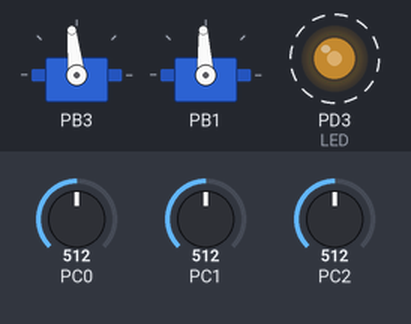
This program was run on a simulated ATmega328P, built with avr-gcc and emulated at 16 MHz. On the bench: 2 × servo, output pins drawn as LEDs (lit = HIGH). Dashed ring = blinking. The inputs (shaded band) are chosen by the test bench; at power-on: PC2 = 512, PC0 = 512, PC1 = 512. Servo pulses on a pin are drawn as a servo (544–2400 µs = 0–180°); pins used as bus, display or sensor lines are not drawn.

Above: at 1.2 s.
1.3 s: PC2 set to 530
4.3 s: PC2 set to 547
At 4.6 s:
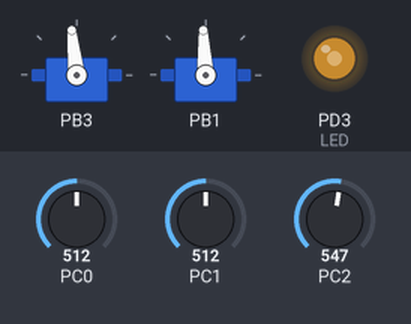
7.3 s: PC0 set to 716
At 7.48 s:
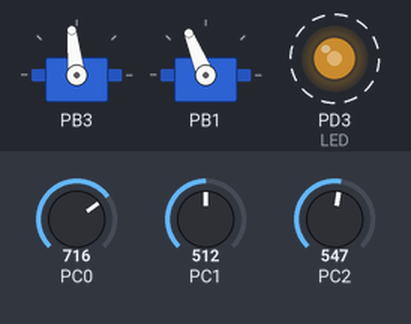
10.3 s: PC1 set to 716
At 10.52 s:
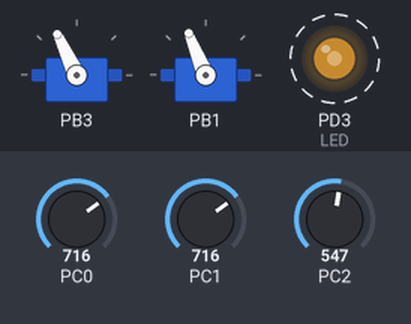
13.3 s: PC2 set to 306
16.3 s: PC0 set to 1010
At 17.1 s:
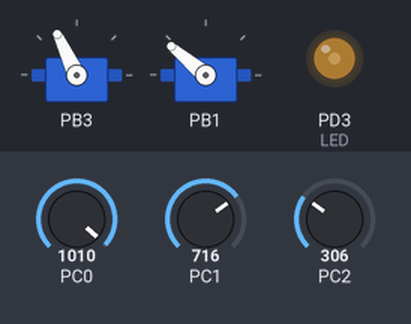
Timing chart, 0 to 18.8 s (numbered marks = the images above; inputs shaded):
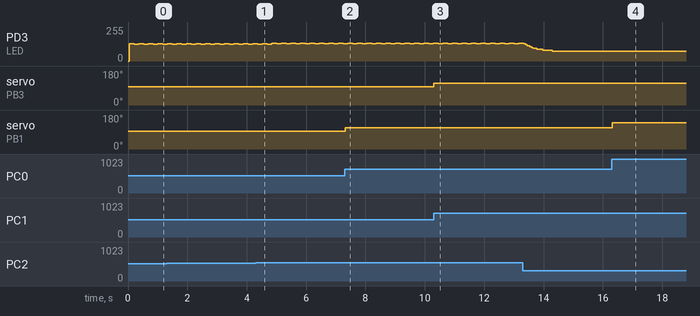

The program:

main.c
```c
#define F_CPU 16000000UL             // Le dice al compilador que el micro trabaja a 16 MHz

#include <avr/io.h>                  // Trae los registros y puertos del AVR
#include <avr/interrupt.h>           // Permite habilitar interrupciones globales
#include <util/delay.h>              // Permite usar retardos como _delay_ms
#include <stdint.h>                  // Permite usar tipos enteros de tamaño fijo
#include "pwm1_servo.h"              // Incluye la librería propia del servo 1
#include "pwm2_servo.h"              // Incluye la librería propia del servo 2
#include "pwm3_led.h"                // Incluye la librería propia del LED con PWM manual

void ADC_init(void);                 // Declara la rutina que configura el ADC
uint16_t ADC_read(uint8_t canal);    // Declara la rutina que lee un canal analógico
uint16_t ADC_read_avg(uint8_t canal); // Declara la rutina que promedia varias lecturas del ADC
uint16_t abs_diff(uint16_t a, uint16_t b); // Declara la rutina que calcula diferencia absoluta

int main(void)                       // Aquí comienza el programa principal
{
	uint16_t vl0 = 0;                // Guardará la lectura filtrada del potenciómetro conectado a A0
	uint16_t vl1 = 0;                // Guardará la lectura filtrada del potenciómetro conectado a A1
	uint16_t vl2 = 0;                // Guardará la lectura filtrada del potenciómetro conectado a A2

	uint16_t an0 = 0;                // Guarda el valor anterior aceptado para el servo 1
	uint16_t an1 = 0;                // Guarda el valor anterior aceptado para el servo 2
	uint16_t an2 = 0;                // Guarda el valor anterior aceptado para el LED

	uint16_t fl2 = 0;                // Guarda un valor suavizado extra para el LED
	uint8_t cd2 = 0;                 // Este contador hará que el LED se actualice un poco más lento

	ADC_init();                      // Primero deja configurado el ADC
	PWM1_servo_init();               // Después deja listo el PWM1 para el servo 1
	PWM2_servo_init();               // Luego deja listo el PWM2 para el servo 2
	PWM3_led_init();                 // Después deja listo el PWM manual para el LED

	sei();                           // Habilita las interrupciones globales para que el Timer0 trabaje

	an0 = ADC_read_avg(0);           // Toma una lectura inicial estable para el servo 1
	an1 = ADC_read_avg(1);           // Toma una lectura inicial estable para el servo 2
	fl2 = ADC_read_avg(2);           // Toma una lectura inicial estable para el LED
	an2 = fl2;                       // Hace que el valor anterior del LED arranque desde el filtrado inicial

	PWM1_servo_set_from_adc(an0);    // Coloca el servo 1 en una posición inicial estable
	PWM2_servo_set_from_adc(an1);    // Coloca el servo 2 en una posición inicial estable
	PWM3_led_set_from_adc(an2);      // Coloca el LED en un brillo inicial estable

	while (1)                        // Entra en un ciclo infinito para que el sistema nunca se detenga
	{
		vl0 = ADC_read_avg(0);       // Lee A0 varias veces y promedia para reducir ruido
		vl1 = ADC_read_avg(1);       // Lee A1 varias veces y promedia para reducir ruido
		vl2 = ADC_read_avg(2);       // Lee A2 varias veces y promedia para reducir ruido

		if (abs_diff(vl0, an0) > 10) // Solo actualiza el servo 1 si el cambio ya es suficientemente grande
		{
			an0 = vl0;               // Guarda el nuevo valor aceptado del servo 1
			PWM1_servo_set_from_adc(an0); // Actualiza la posición del servo 1
		}

		if (abs_diff(vl1, an1) > 10) // Solo actualiza el servo 2 si el cambio ya es suficientemente grande
		{
			an1 = vl1;               // Guarda el nuevo valor aceptado del servo 2
			PWM2_servo_set_from_adc(an1); // Actualiza la posición del servo 2
		}

		cd2++;                       // Aumenta el contador que controla cada cuánto se refresca el LED

		if (cd2 >= 4)                // Hace que el LED se actualice más seguido para responder más rápido
		{
			cd2 = 0;                 // Reinicia el contador para comenzar otra espera

			fl2 = (fl2 * 7 + vl2) / 8; // Suaviza el valor del LED, pero con menos filtro para que reaccione antes

			if (abs_diff(fl2, an2) > 8) // Solo actualiza el LED si el cambio ya es suficientemente apreciable
			{
				an2 = fl2;           // Guarda el nuevo valor aceptado del LED
				PWM3_led_set_from_adc(an2); // Actualiza el brillo del LED
			}
		}

		_delay_ms(10);               // Da una pequeña pausa para no refrescar exageradamente rápido
	}
}

void ADC_init(void)                  // Esta rutina deja listo el módulo ADC
{
	ADMUX = 0;                       // Limpia la configuración previa del multiplexor ADC
	ADCSRA = 0;                      // Limpia la configuración previa del control ADC

	ADMUX |= (1 << REFS0);           // Selecciona AVcc como referencia del ADC

	ADCSRA |= (1 << ADEN);           // Enciende el ADC para permitir conversiones
	ADCSRA |= (1 << ADPS2) | (1 << ADPS1) | (1 << ADPS0); // Coloca prescaler 128 para un rango seguro de trabajo
}

uint16_t ADC_read(uint8_t canal)     // Esta rutina lee un canal analógico y devuelve su valor
{
	ADMUX &= 0xF0;                   // Limpia solo los bits del canal sin tocar la referencia
	ADMUX |= (canal & 0x0F);         // Coloca el canal que queremos leer

	ADCSRA |= (1 << ADSC);           // Inicia la conversión analógica digital

	while (ADCSRA & (1 << ADSC));    // Espera hasta que la conversión termine

	return ADC;                      // Devuelve el valor final de 10 bits
}

uint16_t ADC_read_avg(uint8_t canal) // Esta rutina lee varias veces el ADC y devuelve un promedio
{
	uint32_t sm = 0;                 // Aquí se acumulan las lecturas para luego promediarlas

	sm += ADC_read(canal);           // Primera lectura del canal
	sm += ADC_read(canal);           // Segunda lectura del canal
	sm += ADC_read(canal);           // Tercera lectura del canal
	sm += ADC_read(canal);           // Cuarta lectura del canal

	return (uint16_t)(sm / 4);       // Devuelve el promedio de las 4 lecturas
}

uint16_t abs_diff(uint16_t a, uint16_t b) // Esta rutina calcula la diferencia absoluta entre dos valores
{
	if (a > b)                       // Si el primer valor es mayor
	{
		return a - b;                // Devuelve la resta en ese orden
	}
	else                             // Si el segundo valor es mayor o igual
	{
		return b - a;                // Devuelve la resta en el orden contrario
	}
}
```

pwm1_servo.c
```c
#include "pwm1_servo.h"              // Incluye el header de la librería propia del servo 1

void PWM1_servo_init(void)           // Aquí configuramos el Timer1 para controlar el servo 1
{
	DDRB |= (1 << DDB1);             // Pone PB1 como salida, que en Arduino Nano corresponde a D9

	TCCR1A = 0;                      // Limpia la configuración previa del Timer1 parte A
	TCCR1B = 0;                      // Limpia la configuración previa del Timer1 parte B

	TCCR1A |= (1 << COM1A1);         // Hace que OC1A trabaje en modo no invertido para sacar el PWM por D9
	TCCR1A |= (1 << WGM11);          // Activa parte del modo Fast PWM en Timer1
	TCCR1B |= (1 << WGM12) | (1 << WGM13); // Completa el modo Fast PWM usando ICR1 como tope

	TCCR1B |= (1 << CS11);           // Coloca prescaler 8 para lograr un periodo útil para servo

	ICR1 = 39999;                    // Fija un periodo de 20 ms, que equivale a 50 Hz para el servo
	OCR1A = 3000;                    // Deja el servo 1 arrancando cerca del centro con 1500 us
}

void PWM1_servo_set_pulse_us(uint16_t us) // Esta rutina convierte microsegundos en cuentas de Timer1
{
	uint16_t tk = 0;                 // Aquí guardaremos cuántos ticks necesita el pulso

	if (us < 1000)                  // Si el pulso pedido es menor al mínimo seguro
	{
		us = 1000;                  // Lo limitamos al valor mínimo
	}

	if (us > 2000)                  // Si el pulso pedido es mayor al máximo seguro
	{
		us = 2000;                  // Lo limitamos al valor máximo
	}

	tk = us * 2;                    // Convierte microsegundos a ticks porque en Timer1 cada tick vale 0.5 us
	OCR1A = tk;                     // Carga ese valor al registro que controla el ancho del pulso en D9
}

void PWM1_servo_set_from_adc(uint16_t adc_value) // Esta rutina convierte una lectura ADC en pulso para el servo 1
{
	uint16_t ps = 0;                // Aquí guardaremos el pulso final en microsegundos

	ps = 1000 + ((uint32_t)adc_value * 1000UL) / 1023UL; // Mapea el rango 0-1023 del ADC a 1000-2000 us
	PWM1_servo_set_pulse_us(ps);    // Manda ese pulso ya calculado al servo 1
}
```

pwm1_servo.h
```c
#ifndef PWM1_SERVO_H_                // Evita que este header se incluya dos veces por error
#define PWM1_SERVO_H_                // Marca de protección del archivo

#include <avr/io.h>                  // Trae los registros del microcontrolador
#include <stdint.h>                  // Permite usar tipos como uint16_t

void PWM1_servo_init(void);          // Declara la rutina que configura el PWM1 para el servo 1
void PWM1_servo_set_pulse_us(uint16_t us); // Declara la rutina que fija el pulso del servo 1 en microsegundos
void PWM1_servo_set_from_adc(uint16_t adc_value); // Declara la rutina que convierte una lectura ADC en pulso para el servo 1

#endif                               // Cierra la protección del archivo
```

pwm2_servo.c
```c
#include "pwm2_servo.h"              // Incluye el header de la librería propia del servo 2

void PWM2_servo_init(void)           // Aquí configuramos el Timer2 para controlar el servo 2
{
	DDRB |= (1 << DDB3);             // Pone PB3 como salida, que en Arduino Nano corresponde a D11

	TCCR2A = 0;                      // Limpia la configuración previa del Timer2 parte A
	TCCR2B = 0;                      // Limpia la configuración previa del Timer2 parte B

	TCCR2A |= (1 << COM2A1);         // Hace que OC2A trabaje en modo no invertido para sacar PWM por D11
	TCCR2A |= (1 << WGM20) | (1 << WGM21); // Pone Timer2 en Fast PWM con tope fijo de 255

	TCCR2B |= (1 << CS22) | (1 << CS21) | (1 << CS20); // Usa prescaler 1024 para bajar la frecuencia y acercarla a la del servo

	OCR2A = 23;                      // Deja el servo 2 con un valor inicial aproximado al centro
}

void PWM2_servo_set_pulse_us(uint16_t us) // Esta rutina adapta microsegundos a la escala más limitada del Timer2
{
	uint8_t tk = 0;                 // Aquí guardaremos el valor final que irá a OCR2A

	if (us < 1000)                 // Si el pulso pedido es menor al mínimo útil
	{
		us = 1000;                 // Lo fijamos al mínimo
	}

	if (us > 2000)                 // Si el pulso pedido es mayor al máximo útil
	{
		us = 2000;                 // Lo fijamos al máximo
	}

	tk = (uint8_t)(us / 64);       // Convierte microsegundos a pasos de Timer2, donde cada paso vale aprox 64 us

	if (tk < 16)                   // Si quedó por debajo del rango útil
	{
		tk = 16;                   // Lo sujetamos al límite inferior
	}

	if (tk > 31)                   // Si quedó por encima del rango útil
	{
		tk = 31;                   // Lo sujetamos al límite superior
	}

	OCR2A = tk;                    // Carga ese valor al registro que controla el PWM del servo 2 por D11
}

void PWM2_servo_set_from_adc(uint16_t adc_value) // Esta rutina convierte una lectura ADC en pulso para el servo 2
{
	uint16_t ps = 0;               // Aquí guardaremos el pulso final en microsegundos

	ps = 1000 + ((uint32_t)adc_value * 1000UL) / 1023UL; // Mapea el rango 0-1023 del ADC a 1000-2000 us
	PWM2_servo_set_pulse_us(ps);   // Manda ese pulso ya adaptado al servo 2
}
```

pwm2_servo.h
```c
#ifndef PWM2_SERVO_H_                // Evita que este header se incluya dos veces por error
#define PWM2_SERVO_H_                // Marca de protección del archivo

#include <avr/io.h>                  // Trae los registros del microcontrolador
#include <stdint.h>                  // Permite usar tipos como uint16_t

void PWM2_servo_init(void);          // Declara la rutina que configura el PWM2 para el servo 2
void PWM2_servo_set_pulse_us(uint16_t us); // Declara la rutina que fija el pulso del servo 2 en microsegundos
void PWM2_servo_set_from_adc(uint16_t adc_value); // Declara la rutina que convierte una lectura ADC en pulso para el servo 2

#endif                               // Cierra la protección del archivo
```

pwm3_led.c
```c
#include "pwm3_led.h"                // Incluye el header de la librería propia del LED
#include <avr/interrupt.h>           // Permite usar interrupciones y la rutina ISR

volatile uint8_t ct3 = 0;            // Lleva la cuenta interna de pasos dentro del periodo PWM
volatile uint8_t dc3 = 0;            // Guarda el duty cycle pedido en porcentaje
volatile uint8_t pd3 = 0;            // Guarda el duty cycle convertido a pasos reales del PWM

void PWM3_led_init(void)             // Esta rutina deja listo el LED y el Timer0
{
	DDRD |= (1 << DDD3);             // Configura D3 como salida para controlar el LED
	PORTD &= ~(1 << PORTD3);         // Deja D3 en LOW para arrancar con el LED apagado

	TCCR0A = 0;                      // Limpia la configuración previa del Timer0 parte A
	TCCR0B = 0;                      // Limpia la configuración previa del Timer0 parte B
	TCNT0 = 0;                       // Reinicia el contador interno del Timer0 desde cero

	TCCR0A |= (1 << WGM01);          // Activa modo CTC para reiniciar el timer al llegar a OCR0A
	OCR0A = 79;                      // Baja el valor de comparación para que el PWM manual sea más rápido

	TCCR0B |= (1 << CS01);           // Coloca prescaler 8 para que el timer avance a buena velocidad
	TIMSK0 |= (1 << OCIE0A);         // Habilita la interrupción cuando Timer0 llegue a OCR0A

	dc3 = 0;                         // Arranca el duty cycle en 0 %
	pd3 = 0;                         // Arranca también en 0 pasos encendidos
}

void PWM3_led_set_duty(uint8_t duty) // Esta rutina recibe el duty cycle en porcentaje
{
	if (duty > 100)                 // Si el valor supera el máximo permitido
	{
		duty = 100;                 // Lo limita a 100 %
	}

	dc3 = duty;                     // Guarda el porcentaje original
	pd3 = ((uint16_t)duty * 64U) / 100U; // Convierte 0-100 % a un rango de 0-64 pasos PWM
}

void PWM3_led_set_from_adc(uint16_t adc_value) // Convierte lectura ADC en brillo del LED
{
	uint8_t dt = 0;                 // Aquí se guardará el porcentaje final calculado

	if (adc_value <= 25)            // Si el potenciómetro está casi en el mínimo
	{
		dt = 0;                     // Fuerza apagado total para evitar brillo residual
	}
	else if (adc_value >= 995)      // Si el potenciómetro está casi al máximo
	{
		dt = 100;                   // Fuerza encendido total
	}
	else                             // Si está dentro del rango normal
	{
		dt = ((uint32_t)adc_value * 100UL) / 1023UL; // Convierte 0-1023 a 0-100 %
	}

	PWM3_led_set_duty(dt);          // Envía ese porcentaje al generador PWM
}

ISR(TIMER0_COMPA_vect)              // Esta interrupción se ejecuta cada vez que Timer0 compara
{
	ct3++;                          // Avanza un paso dentro del periodo PWM actual

	if (ct3 >= 64)                 // Si ya completó los 64 pasos del periodo
	{
		ct3 = 0;                   // Reinicia el contador para comenzar otro ciclo
		PORTD |= (1 << PORTD3);    // Enciende el LED al inicio del nuevo ciclo
	}

	if (pd3 == 0)                  // Si el duty cycle vale 0 %
	{
		PORTD &= ~(1 << PORTD3);   // Mantiene el LED completamente apagado
	}
	else if (pd3 >= 64)            // Si el duty cycle vale 100 %
	{
		PORTD |= (1 << PORTD3);    // Mantiene el LED completamente encendido
	}
	else if (ct3 >= pd3)           // Cuando el contador llega al tiempo encendido pedido
	{
		PORTD &= ~(1 << PORTD3);   // Apaga el LED por el resto del ciclo
	}
}
```

pwm3_led.h
```c
#ifndef PWM3_LED_H_                  // Evita que este header se incluya dos veces por error
#define PWM3_LED_H_                  // Marca de protección del archivo

#include <avr/io.h>                  // Trae los registros del microcontrolador
#include <stdint.h>                  // Permite usar tipos como uint8_t y uint16_t

void PWM3_led_init(void);            // Declara la rutina que deja listo el PWM manual del LED
void PWM3_led_set_duty(uint8_t duty); // Declara la rutina que fija el duty cycle de 0 a 100
void PWM3_led_set_from_adc(uint16_t adc_value); // Declara la rutina que convierte una lectura ADC en duty cycle

#endif                               // Cierra la protección del archivo
```

Measured:
- the behaviour switches between 546 and 547 on PC2 (found by bisection; images 0 and 1)
- after the input at 7.3 s, servo on PB1: 93° → 112° at once
- after the input at 10.3 s, servo on PB3: 96° → 115° at once
- after the input at 16.3 s, servo on PB1: 112° → 140° at once
